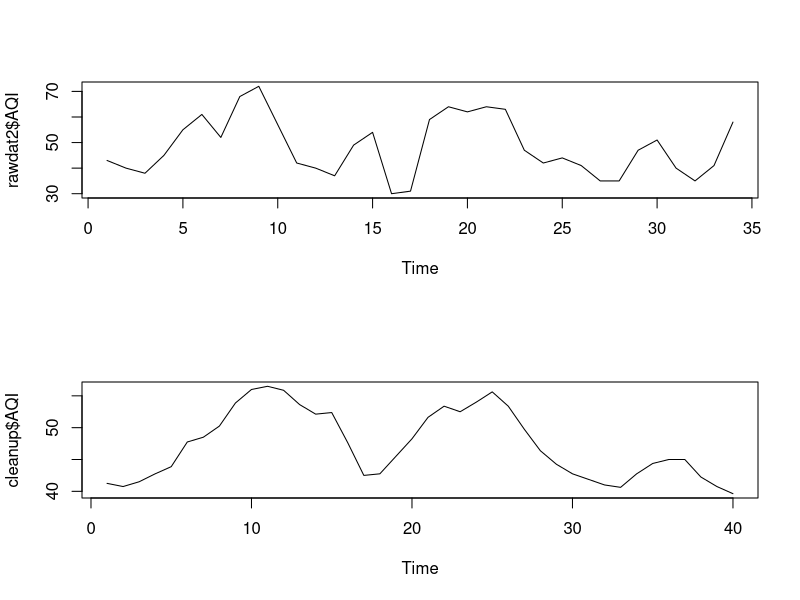
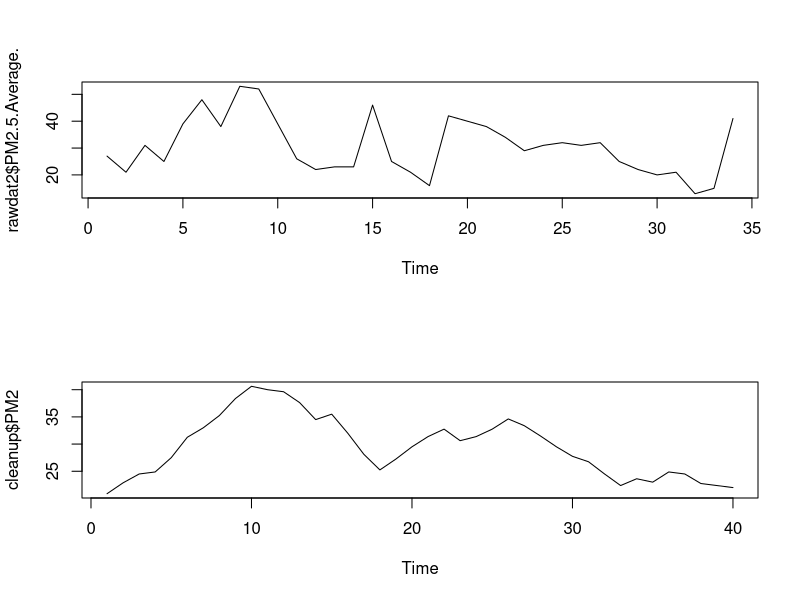
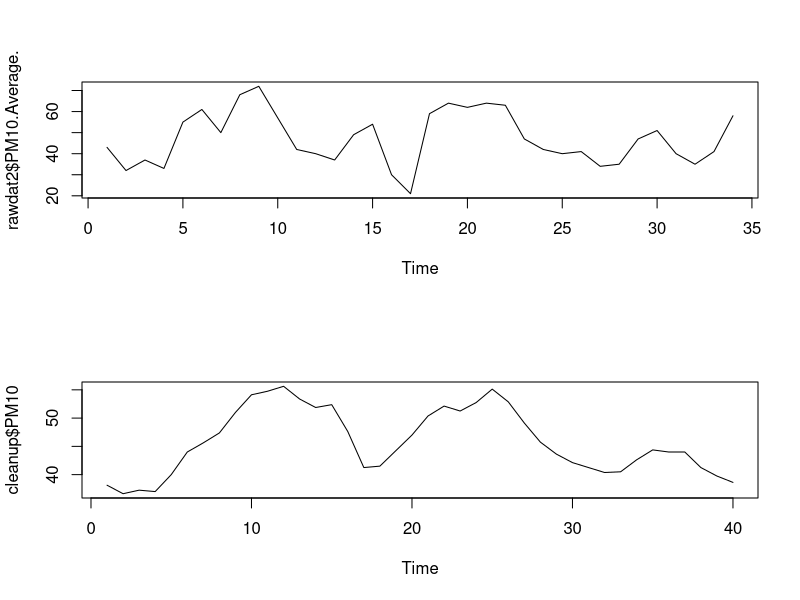
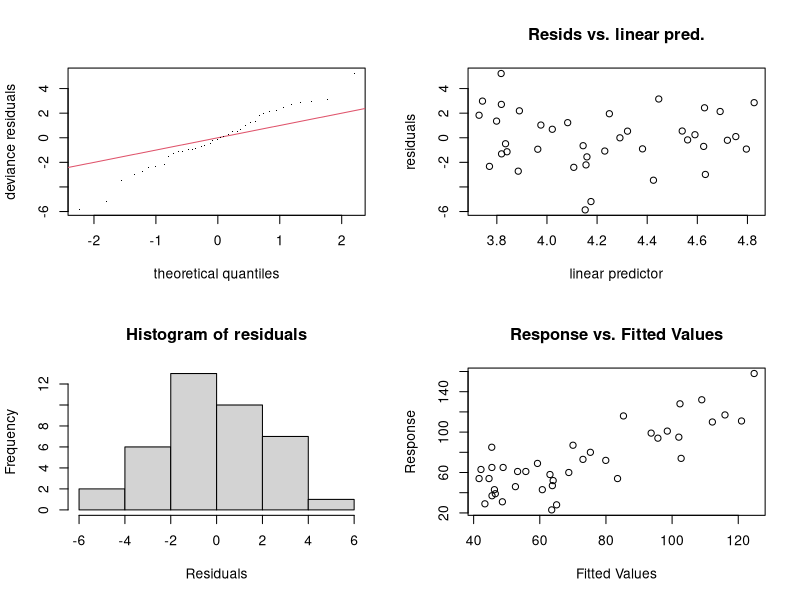
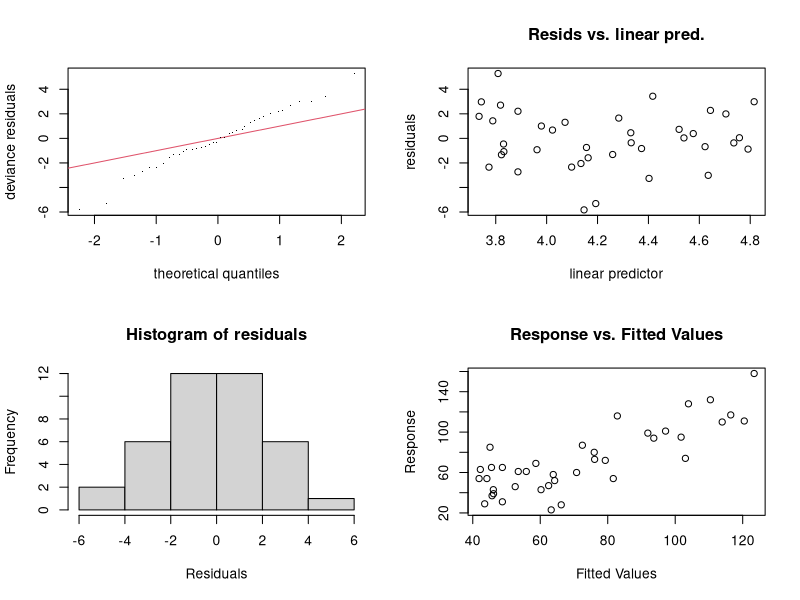
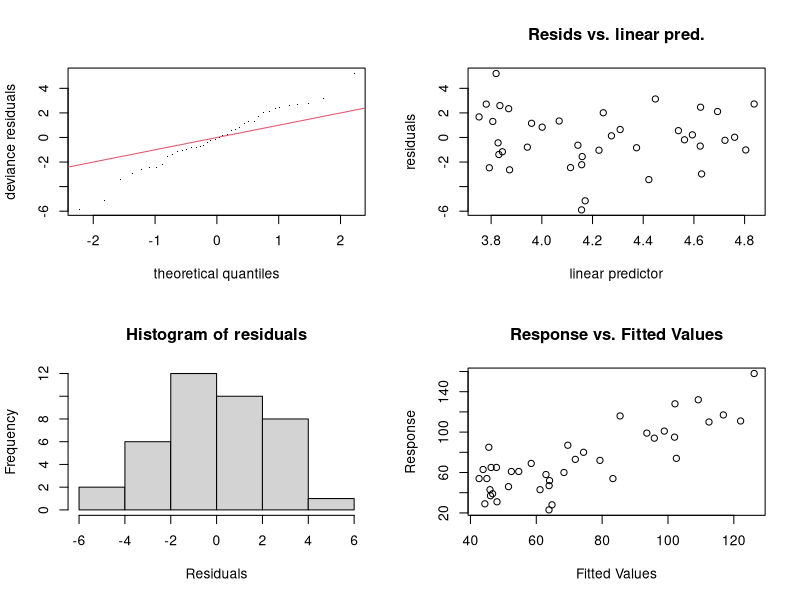
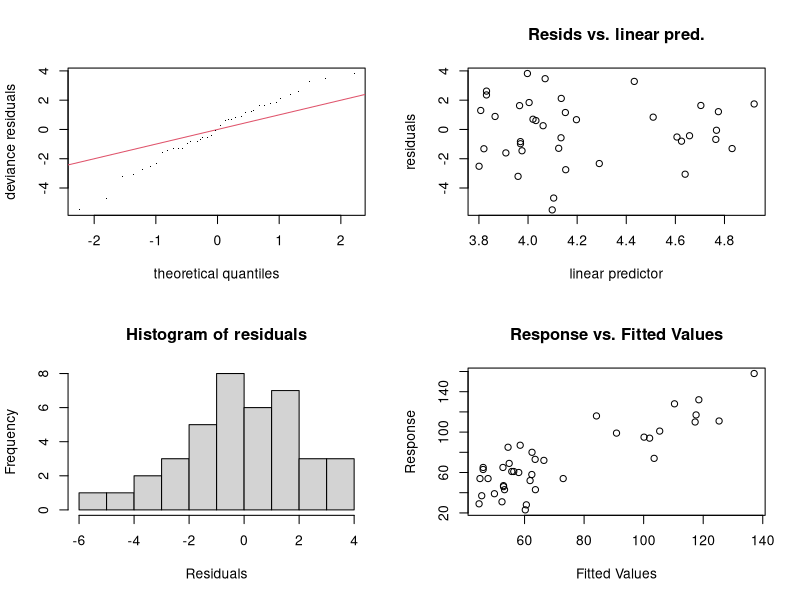
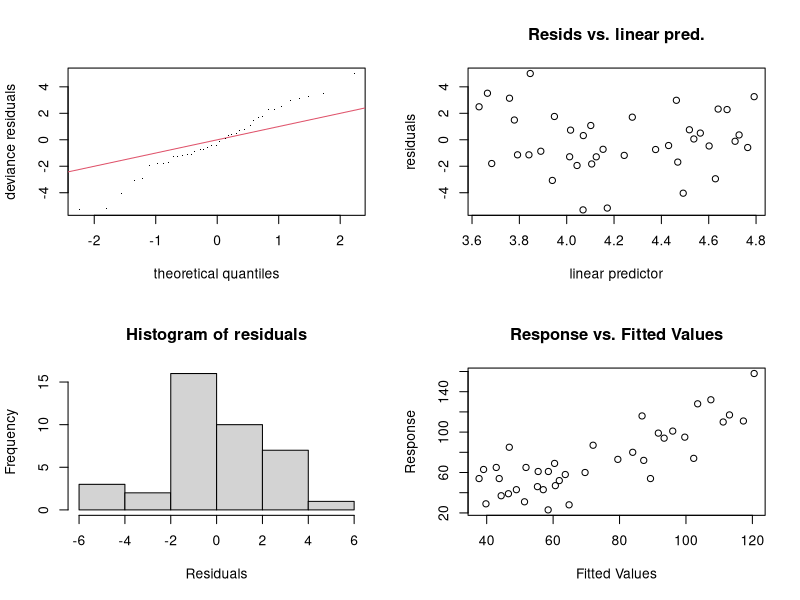

The R source for these figures, in order:
rawdat = read.csv("Data_CCU.csv") # read data
#clean data
rawdat = rawdat[1:54,]
cleanup  = data.frame(t = 1:(nrow(rawdat)-1))
cleanup$daily_cases = diff(rawdat$Total_cumulative_cases_Kolkata)
library(pracma)
cleanup$AQI = movavg(rawdat$AQI[-1],n=8,type = "s")
cleanup$PM2 = movavg(rawdat$PM2.5.Average.[-1],n=8,type = "s")
cleanup$PM10 = movavg(rawdat$PM10.Average.[-1],n=8,type = "s")
cleanup$NO2 = movavg(rawdat$NO2.Average.[-1],n=8,type = "s")
cleanup$NH3 = movavg(rawdat$NH3.Average.[-1],n=8,type = "s")
cleanup$SO2 = movavg(rawdat$SO2.Average.[-1],n=8,type = "s")
cleanup$CO = movavg(rawdat$CO.Average.[-1],n=8,type = "s")
cleanup$SO2 = movavg(rawdat$SO2.Average.[-1],n=8,type = "s")
cleanup$O3 = movavg(rawdat$OZONE.Average.[-1],n=8,type = "s")
cleanup = na.omit(cleanup)
mod_dat = cleanup[2:nrow(cleanup),]
mod_dat$caseprev = cleanup$daily_cases[1:(nrow(cleanup)-1)]

# time-series plots
rawdat2 = na.omit(rawdat)
par(mfrow=c(2,1))
ts.plot(rawdat2$AQI); ts.plot(cleanup$AQI)
ts.plot(rawdat2$PM2.5.Average.); ts.plot(cleanup$PM2)
ts.plot(rawdat2$PM10.Average.); ts.plot(cleanup$PM10)


library(mgcv)
#mod_dat$daily_cases = log(mod_dat$daily_cases)
mod_dat$caseprev = log(mod_dat$caseprev)

#########################   AQI
AQI_fit <- gam(daily_cases ~ t + caseprev + AQI,data = mod_dat,family = poisson(link = "log"),
               drop.intercept = F, method = 'REML')
par(mfrow=c(2,2))
gam.check(AQI_fit)
summary(AQI_fit)

#########################   PM2
PM2_fit <- gam(daily_cases ~ t + caseprev + PM2,data = mod_dat,family = poisson(link = "log"),
               drop.intercept = F, method = 'REML')
par(mfrow=c(2,2))
gam.check(PM2_fit)
summary(PM2_fit)

#########################   PM10
PM10_fit <- gam(daily_cases ~ t + caseprev + PM10,data = mod_dat,family = poisson(link = "log"),
               drop.intercept = F, method = 'REML')
par(mfrow=c(2,2))
gam.check(PM10_fit)
summary(PM10_fit)

#########################   NO2
NO2_fit <- gam(daily_cases ~ t + caseprev + NO2,data = mod_dat,family = poisson(link = "log"),
               drop.intercept = F, method = 'REML')
par(mfrow=c(2,2))
gam.check(NO2_fit)
summary(NO2_fit)

#########################   NH3
NH3_fit <- gam(daily_cases ~ t + caseprev + NH3,data = mod_dat,family = poisson(link = "log"),
               drop.intercept = F, method = 'REML')
par(mfrow=c(2,2))
gam.check(NH3_fit)
summary(NH3_fit)


#########################   SO2
SO2_fit <- gam(daily_cases ~ t + caseprev + SO2,data = mod_dat,family = poisson(link = "log"),
               drop.intercept = F, method = 'REML')
par(mfrow=c(2,2))
gam.check(SO2_fit)
summary(SO2_fit)

#########################   CO
CO_fit <- gam(daily_cases ~ t + caseprev + CO,data = mod_dat,family = poisson(link = "log"),
               drop.intercept = F, method = 'REML')
par(mfrow=c(2,2))
gam.check(CO_fit)
summary(CO_fit)

#########################   O3
O3_fit <- gam(daily_cases ~ t + caseprev + O3,data = mod_dat,family = poisson(link = "log"),
               drop.intercept = F, method = 'REML')
par(mfrow=c(2,2))
gam.check(O3_fit)
summary(O3_fit)



